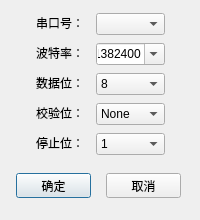
<?xml version="1.0" encoding="UTF-8"?>
<ui version="4.0">
 <class>CSerialPortDialog</class>
 <widget class="QDialog" name="CSerialPortDialog">
  <property name="geometry">
   <rect>
    <x>0</x>
    <y>0</y>
    <width>200</width>
    <height>220</height>
   </rect>
  </property>
  <property name="windowTitle">
   <string>Dialog</string>
  </property>
  <widget class="QLabel" name="label_3">
   <property name="geometry">
    <rect>
     <x>36</x>
     <y>73</y>
     <width>50</width>
     <height>20</height>
    </rect>
   </property>
   <property name="text">
    <string>数据位：</string>
   </property>
  </widget>
  <widget class="QComboBox" name="BoxCKH">
   <property name="geometry">
    <rect>
     <x>96</x>
     <y>13</y>
     <width>69</width>
     <height>22</height>
    </rect>
   </property>
  </widget>
  <widget class="QPushButton" name="btnEnter">
   <property name="geometry">
    <rect>
     <x>16</x>
     <y>173</y>
     <width>75</width>
     <height>25</height>
    </rect>
   </property>
   <property name="text">
    <string>确定</string>
   </property>
  </widget>
  <widget class="QLabel" name="label_5">
   <property name="geometry">
    <rect>
     <x>36</x>
     <y>103</y>
     <width>50</width>
     <height>20</height>
    </rect>
   </property>
   <property name="text">
    <string>校验位：</string>
   </property>
  </widget>
  <widget class="QComboBox" name="BoxSJW">
   <property name="geometry">
    <rect>
     <x>96</x>
     <y>73</y>
     <width>69</width>
     <height>22</height>
    </rect>
   </property>
   <property name="currentIndex">
    <number>3</number>
   </property>
   <item>
    <property name="text">
     <string>5</string>
    </property>
   </item>
   <item>
    <property name="text">
     <string>6</string>
    </property>
   </item>
   <item>
    <property name="text">
     <string>7</string>
    </property>
   </item>
   <item>
    <property name="text">
     <string>8</string>
    </property>
   </item>
  </widget>
  <widget class="QComboBox" name="BoxJYW">
   <property name="geometry">
    <rect>
     <x>96</x>
     <y>103</y>
     <width>69</width>
     <height>22</height>
    </rect>
   </property>
   <item>
    <property name="text">
     <string>None</string>
    </property>
   </item>
   <item>
    <property name="text">
     <string>Odd</string>
    </property>
   </item>
   <item>
    <property name="text">
     <string>Event</string>
    </property>
   </item>
   <item>
    <property name="text">
     <string>Mark</string>
    </property>
   </item>
   <item>
    <property name="text">
     <string>Space</string>
    </property>
   </item>
  </widget>
  <widget class="QPushButton" name="btnCancle">
   <property name="geometry">
    <rect>
     <x>106</x>
     <y>173</y>
     <width>75</width>
     <height>25</height>
    </rect>
   </property>
   <property name="text">
    <string>取消</string>
   </property>
  </widget>
  <widget class="QComboBox" name="BoxTZW">
   <property name="geometry">
    <rect>
     <x>96</x>
     <y>133</y>
     <width>69</width>
     <height>22</height>
    </rect>
   </property>
   <item>
    <property name="text">
     <string>1</string>
    </property>
   </item>
   <item>
    <property name="text">
     <string>2</string>
    </property>
   </item>
   <item>
    <property name="text">
     <string>3</string>
    </property>
   </item>
  </widget>
  <widget class="QLabel" name="label">
   <property name="geometry">
    <rect>
     <x>36</x>
     <y>13</y>
     <width>50</width>
     <height>20</height>
    </rect>
   </property>
   <property name="text">
    <string>串口号：</string>
   </property>
  </widget>
  <widget class="QLabel" name="label_2">
   <property name="geometry">
    <rect>
     <x>36</x>
     <y>43</y>
     <width>50</width>
     <height>20</height>
    </rect>
   </property>
   <property name="text">
    <string>波特率：</string>
   </property>
  </widget>
  <widget class="QLabel" name="label_4">
   <property name="geometry">
    <rect>
     <x>36</x>
     <y>133</y>
     <width>50</width>
     <height>20</height>
    </rect>
   </property>
   <property name="text">
    <string>停止位：</string>
   </property>
  </widget>
  <widget class="QComboBox" name="BoxBRT">
   <property name="geometry">
    <rect>
     <x>96</x>
     <y>43</y>
     <width>69</width>
     <height>22</height>
    </rect>
   </property>
   <property name="editable">
    <bool>true</bool>
   </property>
   <property name="currentIndex">
    <number>0</number>
   </property>
   <item>
    <property name="text">
     <string>1382400</string>
    </property>
   </item>
   <item>
    <property name="text">
     <string>921600</string>
    </property>
   </item>
   <item>
    <property name="text">
     <string>460800</string>
    </property>
   </item>
   <item>
    <property name="text">
     <string>256000</string>
    </property>
   </item>
   <item>
    <property name="text">
     <string>230400</string>
    </property>
   </item>
   <item>
    <property name="text">
     <string>128000</string>
    </property>
   </item>
   <item>
    <property name="text">
     <string>115200</string>
    </property>
   </item>
   <item>
    <property name="text">
     <string>76800</string>
    </property>
   </item>
   <item>
    <property name="text">
     <string>57600</string>
    </property>
   </item>
   <item>
    <property name="text">
     <string>43000</string>
    </property>
   </item>
   <item>
    <property name="text">
     <string>38400</string>
    </property>
   </item>
   <item>
    <property name="text">
     <string>19200</string>
    </property>
   </item>
   <item>
    <property name="text">
     <string>14400</string>
    </property>
   </item>
   <item>
    <property name="text">
     <string>9600</string>
    </property>
   </item>
   <item>
    <property name="text">
     <string>4800</string>
    </property>
   </item>
   <item>
    <property name="text">
     <string>2400</string>
    </property>
   </item>
   <item>
    <property name="text">
     <string>1200</string>
    </property>
   </item>
  </widget>
 </widget>
 <resources/>
 <connections/>
</ui>
